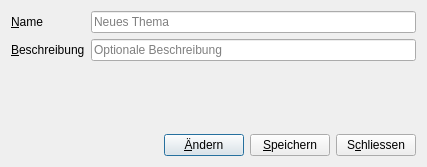
<?xml version="1.0" encoding="UTF-8"?>
<ui version="4.0">
 <class>dialog_training_theme</class>
 <widget class="QDialog" name="dialog_training_theme">
  <property name="windowModality">
   <enum>Qt::ApplicationModal</enum>
  </property>
  <property name="geometry">
   <rect>
    <x>0</x>
    <y>0</y>
    <width>427</width>
    <height>167</height>
   </rect>
  </property>
  <property name="windowTitle">
   <string>Thema</string>
  </property>
  <layout class="QVBoxLayout" name="verticalLayout">
   <item>
    <layout class="QGridLayout" name="gridLayout">
     <item row="0" column="0">
      <widget class="QLabel" name="label_name">
       <property name="text">
        <string>&amp;Name</string>
       </property>
       <property name="buddy">
        <cstring>lineEdit_name</cstring>
       </property>
      </widget>
     </item>
     <item row="0" column="1">
      <widget class="QLineEdit" name="lineEdit_name">
       <property name="text">
        <string/>
       </property>
       <property name="maxLength">
        <number>32767</number>
       </property>
       <property name="placeholderText">
        <string>Neues Thema</string>
       </property>
       <property name="clearButtonEnabled">
        <bool>true</bool>
       </property>
      </widget>
     </item>
     <item row="1" column="0">
      <widget class="QLabel" name="label_tpr_description">
       <property name="text">
        <string>&amp;Beschreibung</string>
       </property>
       <property name="buddy">
        <cstring>lineEdit_description</cstring>
       </property>
      </widget>
     </item>
     <item row="1" column="1">
      <widget class="QLineEdit" name="lineEdit_description">
       <property name="maxLength">
        <number>1023</number>
       </property>
       <property name="placeholderText">
        <string>Optionale Beschreibung</string>
       </property>
       <property name="clearButtonEnabled">
        <bool>true</bool>
       </property>
      </widget>
     </item>
    </layout>
   </item>
   <item>
    <spacer name="verticalSpacer">
     <property name="orientation">
      <enum>Qt::Vertical</enum>
     </property>
     <property name="sizeHint" stdset="0">
      <size>
       <width>20</width>
       <height>28</height>
      </size>
     </property>
    </spacer>
   </item>
   <item>
    <layout class="QHBoxLayout" name="horizontalLayout">
     <item>
      <spacer name="horizontalSpacer">
       <property name="orientation">
        <enum>Qt::Horizontal</enum>
       </property>
       <property name="sizeHint" stdset="0">
        <size>
         <width>40</width>
         <height>20</height>
        </size>
       </property>
      </spacer>
     </item>
     <item>
      <widget class="QPushButton" name="pushButton_apply">
       <property name="text">
        <string>&amp;Ändern</string>
       </property>
      </widget>
     </item>
     <item>
      <widget class="QPushButton" name="pushButton_save">
       <property name="text">
        <string>&amp;Speichern</string>
       </property>
      </widget>
     </item>
     <item>
      <widget class="QPushButton" name="pushButton_close">
       <property name="text">
        <string>S&amp;chliessen</string>
       </property>
      </widget>
     </item>
    </layout>
   </item>
  </layout>
 </widget>
 <resources/>
 <connections>
  <connection>
   <sender>pushButton_close</sender>
   <signal>clicked()</signal>
   <receiver>dialog_training_theme</receiver>
   <slot>reject()</slot>
   <hints>
    <hint type="sourcelabel">
     <x>356</x>
     <y>134</y>
    </hint>
    <hint type="destinationlabel">
     <x>180</x>
     <y>85</y>
    </hint>
   </hints>
  </connection>
 </connections>
</ui>
